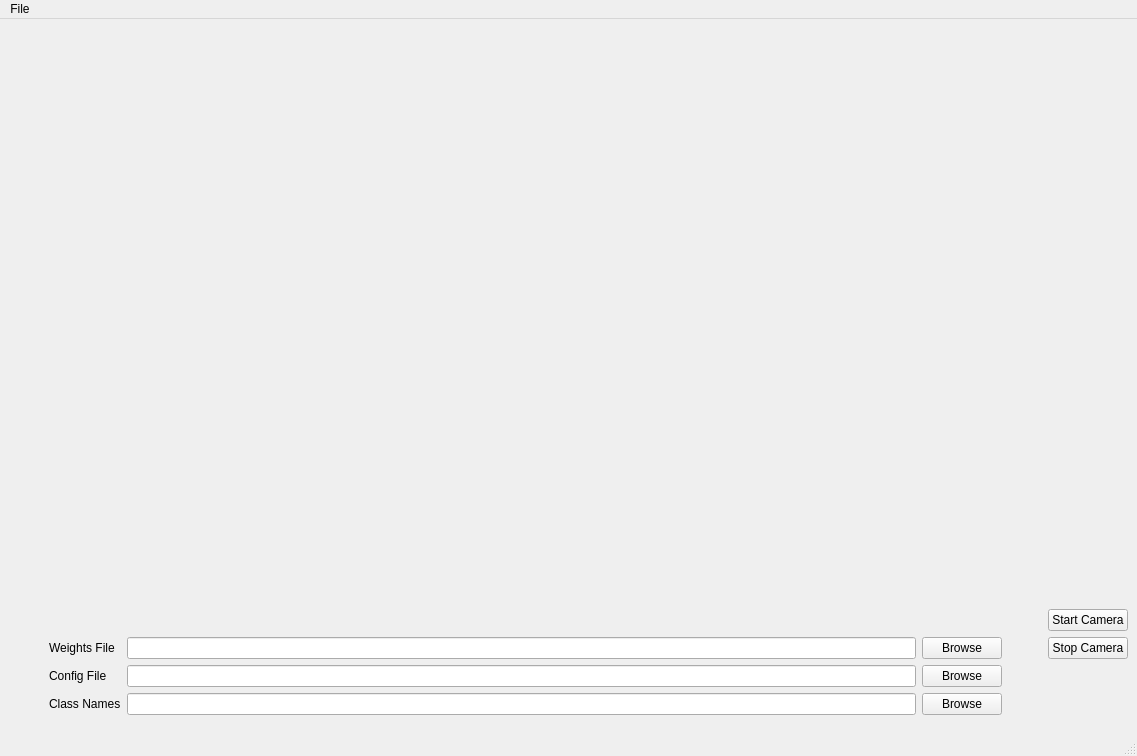
<?xml version="1.0" encoding="UTF-8"?>
<ui version="4.0">
 <class>MainWindow</class>
 <widget class="QMainWindow" name="MainWindow">
  <property name="geometry">
   <rect>
    <x>0</x>
    <y>0</y>
    <width>1137</width>
    <height>756</height>
   </rect>
  </property>
  <property name="sizePolicy">
   <sizepolicy hsizetype="MinimumExpanding" vsizetype="Preferred">
    <horstretch>0</horstretch>
    <verstretch>0</verstretch>
   </sizepolicy>
  </property>
  <property name="windowTitle">
   <string>MainWindow</string>
  </property>
  <widget class="QWidget" name="centralwidget">
   <layout class="QGridLayout" name="gridLayout">
    <item row="0" column="0">
     <layout class="QGridLayout" name="gridLayout_4">
      <item row="6" column="2">
       <widget class="QLineEdit" name="configPath"/>
      </item>
      <item row="4" column="4">
       <widget class="QPushButton" name="browseWeightsButton">
        <property name="text">
         <string>Browse</string>
        </property>
       </widget>
      </item>
      <item row="4" column="0">
       <spacer name="horizontalSpacer">
        <property name="orientation">
         <enum>Qt::Horizontal</enum>
        </property>
        <property name="sizeType">
         <enum>QSizePolicy::Preferred</enum>
        </property>
        <property name="sizeHint" stdset="0">
         <size>
          <width>40</width>
          <height>20</height>
         </size>
        </property>
       </spacer>
      </item>
      <item row="4" column="6">
       <widget class="QPushButton" name="stopCamera">
        <property name="text">
         <string>Stop Camera</string>
        </property>
       </widget>
      </item>
      <item row="7" column="1">
       <widget class="QLabel" name="classesFileLabel">
        <property name="text">
         <string>Class Names</string>
        </property>
       </widget>
      </item>
      <item row="7" column="2">
       <widget class="QLineEdit" name="classesPath"/>
      </item>
      <item row="4" column="2">
       <widget class="QLineEdit" name="weightsPath"/>
      </item>
      <item row="4" column="1">
       <widget class="QLabel" name="weightsFileLabel">
        <property name="text">
         <string>Weights File</string>
        </property>
       </widget>
      </item>
      <item row="0" column="6">
       <spacer name="verticalSpacer_5">
        <property name="orientation">
         <enum>Qt::Vertical</enum>
        </property>
        <property name="sizeHint" stdset="0">
         <size>
          <width>20</width>
          <height>40</height>
         </size>
        </property>
       </spacer>
      </item>
      <item row="1" column="3">
       <layout class="QHBoxLayout" name="horizontalLayout_3"/>
      </item>
      <item row="7" column="4">
       <widget class="QPushButton" name="browseClassesButton">
        <property name="text">
         <string>Browse</string>
        </property>
       </widget>
      </item>
      <item row="6" column="4">
       <widget class="QPushButton" name="browseConfigButton">
        <property name="text">
         <string>Browse</string>
        </property>
       </widget>
      </item>
      <item row="2" column="6">
       <widget class="QPushButton" name="startCamera">
        <property name="text">
         <string>Start Camera</string>
        </property>
        <property name="checkable">
         <bool>true</bool>
        </property>
       </widget>
      </item>
      <item row="4" column="5">
       <spacer name="horizontalSpacer_6">
        <property name="orientation">
         <enum>Qt::Horizontal</enum>
        </property>
        <property name="sizeType">
         <enum>QSizePolicy::Preferred</enum>
        </property>
        <property name="sizeHint" stdset="0">
         <size>
          <width>40</width>
          <height>20</height>
         </size>
        </property>
       </spacer>
      </item>
      <item row="6" column="1">
       <widget class="QLabel" name="configFileLabel">
        <property name="text">
         <string>Config File</string>
        </property>
       </widget>
      </item>
      <item row="8" column="2">
       <spacer name="verticalSpacer_6">
        <property name="orientation">
         <enum>Qt::Vertical</enum>
        </property>
        <property name="sizeType">
         <enum>QSizePolicy::Preferred</enum>
        </property>
        <property name="sizeHint" stdset="0">
         <size>
          <width>20</width>
          <height>10</height>
         </size>
        </property>
       </spacer>
      </item>
      <item row="0" column="2">
       <widget class="QLabel" name="videoDisplay">
        <property name="text">
         <string/>
        </property>
       </widget>
      </item>
     </layout>
    </item>
   </layout>
  </widget>
  <widget class="QMenuBar" name="menubar">
   <property name="geometry">
    <rect>
     <x>0</x>
     <y>0</y>
     <width>1137</width>
     <height>22</height>
    </rect>
   </property>
   <widget class="QMenu" name="menuClose">
    <property name="title">
     <string>File</string>
    </property>
    <addaction name="actionClose"/>
   </widget>
   <addaction name="menuClose"/>
  </widget>
  <widget class="QStatusBar" name="statusbar"/>
  <action name="actionClose">
   <property name="text">
    <string>Close</string>
   </property>
  </action>
 </widget>
 <resources/>
 <connections>
  <connection>
   <sender>actionClose</sender>
   <signal>triggered()</signal>
   <receiver>MainWindow</receiver>
   <slot>close()</slot>
   <hints>
    <hint type="sourcelabel">
     <x>-1</x>
     <y>-1</y>
    </hint>
    <hint type="destinationlabel">
     <x>399</x>
     <y>299</y>
    </hint>
   </hints>
  </connection>
 </connections>
</ui>
